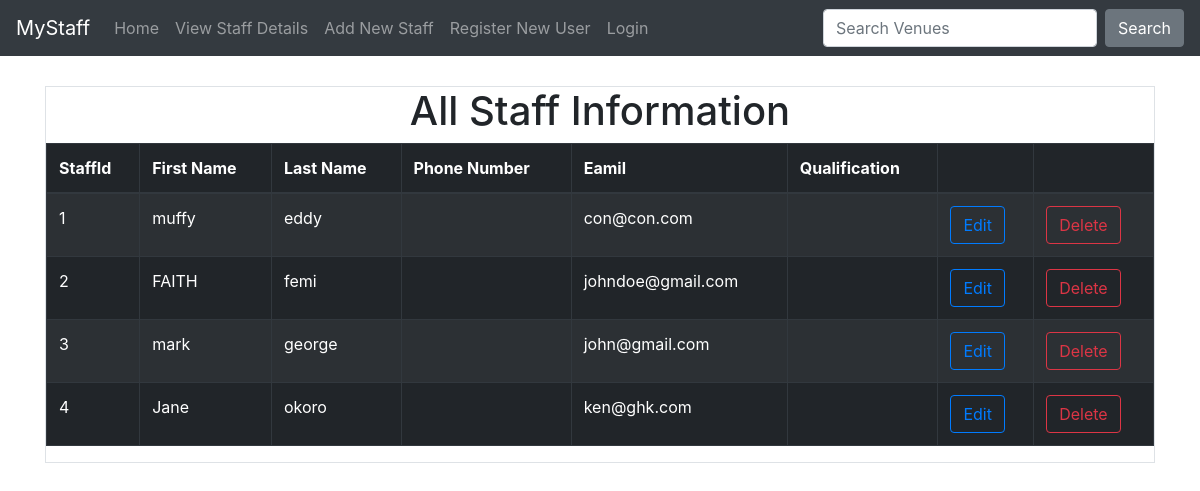
The page /staff/viewstaff/ on the database its author committed.
### staff/models.py (models this page shows)
class AddNewStaff(models.Model):
    staffno = models.CharField(max_length=100)
    departselect = models.CharField(max_length=100)
    firstname = models.CharField(max_length=100)
    lastname = models.CharField(max_length=100)
    email = models.EmailField()
    phone = models.CharField(max_length=100)
    qualification = models.CharField(max_length=200)
    address = models.CharField(max_length=100)
    genderselect = models.CharField(max_length=100)
    date = models.DateField(auto_now_add=True)
    salary = models.CharField(max_length=100)

### staff/views.py (the view)
# urls.py: path('viewstaff/', views.viewstaff, name='viewstaff'),
def viewstaff(request):
    stafflist = AddNewStaff.objects.filter()
    return render(request, 'viewstaff.html', {'stafflist': stafflist})

### staff/templates/viewstaff.html
{% extends 'base.html' %}
{% block content %}
    <div class="box-table  table-bordered">
        <h1 class="text-center">All Staff Information</h1>
        <table class="table table-striped table-dark table-hover">
            <thead>
                <tr>
                    <th>StaffId</th>
                    <th>First Name</th>
                    <th>Last Name</th>
                    <th>Phone Number</th>
                    <th>Eamil</th>
                    <th>Qualification</th>
                    <th></th>
                    <th></th>
                </tr>
            </thead>
            <tbody>
                {% for i in stafflist %}
                <tr>
                    <td>{{forloop.counter}}</td>
                    <td>{{i.firstname}}</td>
                    <td>{{i.lastname}}</td>
                    <td>{{i.phonenumber}}</td>
                    <td>{{i.email}}</td>
                    <td>{{i.Qualification}}</td>
                    <td><a href="" class="btn btn-outline-primary">Edit</a></td>
                    <td><a href="" class="btn btn-outline-danger">Delete</a></td>
                </tr>
                {% endfor %}
            </tbody>
        </table>
    </div>
{% endblock %}

### staff/templates/base.html (shortened to what this page needs)
<!DOCTYPE html>
<html lang="en">
<head>
</head>
<body>
    <!doctype html>
<html lang="en">
  <head>
    <link rel="stylesheet" href="https://cdn.jsdelivr.net/npm/bootstrap@4.0.0/dist/css/bootstrap.min.css">
  </head>
  <body>
    {% include 'navbar.html' %}
    <div class="container">
        {% block content %}
        {% endblock %}
    </div>
    <br><br><br>
  </body>
</html>

### staff/templates/navbar.html (shortened to what this page needs)
<nav class="navbar navbar-expand-lg navbar-dark bg-dark">
    <a class="navbar-brand" href="{% url 'home' %}">MyStaff</a>
    <div class="collapse navbar-collapse" id="navbarSupportedContent">
      <ul class="navbar-nav mr-auto">
        <li class="nav-item">
          <a class="nav-link" href="{% url 'home' %}">Home</a>
        </li>
        <li class="nav-item">
          <a class="nav-link" href="{% url 'viewstaff' %}">View Staff Details</a>
        </li>
        <li class="nav-item">
          <a class="nav-link" href="{% url 'addnew' %}">Add New Staff</a>
        </li>
        <li class="nav-item">
          <a class="nav-link" href="{% url 'newuser' %}">Register New User</a>
        </li>
        {% if user.is_authenticated %}
          <li class="nav-item">
            <a class="nav-link" href="{% url 'logout' %}">Logout</a>
          </li>
        {% else %}
          <li class="nav-item">
            <a class="nav-link" href="{% url 'login' %}">Login</a>
          </li>
        {% endif %}
      </ul>
      <form class="form-inline my-2 my-lg-0" method="POST" action="">
        <input class="form-control mr-sm-2" type="search" placeholder="Search Venues" name="searched" aria-label="Search">
        <button class="btn btn-secondary my-2 my-sm-0" type="submit">Search</button>
      </form>
    </div>
  </nav>

### staff/templates/base.html (style rules this page uses)
.box-table { margin: 30px auto; }

### rows shown on the page
AddNewStaff: firstname "muffy", lastname "eddy", email "con@con.com"
AddNewStaff: firstname "FAITH", lastname "femi", email "johndoe@gmail.com"
AddNewStaff: firstname "mark", lastname "george", email "john@gmail.com"
AddNewStaff: firstname "Jane", lastname "okoro", email "ken@ghk.com"
